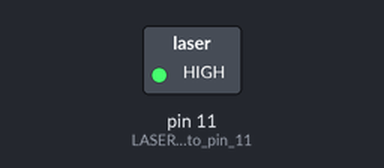
Bench run of a sketch on a simulated Arduino Uno, built with avr-gcc and run on an emulated ATmega328P. Parts: switched loads named in the sketch (green lamp = pin HIGH). At 8.7 s the program stops and its outputs stay as they are.

Above: at 2.55 s.
At 7.13 s:
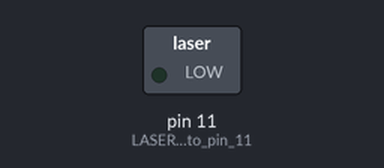
Timing chart, 0 to 10.2 s (numbered marks = the images above):
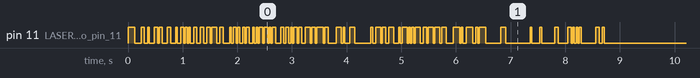

The sketch:

transmitter.ino
```cpp
//transmitter
void setup() {
 pinMode(11,OUTPUT);  //LASER connected to pin 11
Serial.begin(9600);
}

int a[8] = {0},i,var,k;

void emit(int j){                  //function to convert alphabet into binary byte
  if(j == 1){
    digitalWrite(11,HIGH);
    delay(30);
    }
  else{
    digitalWrite(11,LOW);
    delay(30);
    }

  }

void loop() {
  digitalWrite(11,HIGH);
delay(90);
char c[]={"abcdefghijklmnopq"};       //string to be transmitted
for(int j = 0; j < 18; j++){
int y = c[j];
for(i = 0; i < 8; i++){
  var = y % 2;
  a[i] = var;
  y /= 2;
  emit(a[i]);
  delayMicroseconds(3);
   }
  }
  char b[]={"rstuvwxyz"};
for(int j = 0; j < 18; j++){
int y = b[j];
for(i = 0; i < 8; i++){
  var = y % 2;
  a[i] = var;
  y /= 2;
  emit(a[i]);
  delayMicroseconds(3);
  }}
digitalWrite(11,LOW);
while(1);
  Serial.println();
}
```
